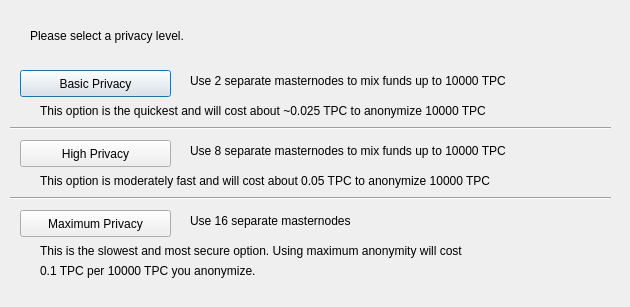
<?xml version="1.0" encoding="UTF-8"?>
<ui version="4.0">
 <class>ObfuscationConfig</class>
 <widget class="QDialog" name="ObfuscationConfig">
  <property name="geometry">
   <rect>
    <x>0</x>
    <y>0</y>
    <width>630</width>
    <height>307</height>
   </rect>
  </property>
  <property name="windowTitle">
   <string>Configure Obfuscation</string>
  </property>
  <widget class="QPushButton" name="buttonBasic">
   <property name="geometry">
    <rect>
     <x>20</x>
     <y>70</y>
     <width>151</width>
     <height>27</height>
    </rect>
   </property>
   <property name="text">
    <string>Basic Privacy</string>
   </property>
  </widget>
  <widget class="QPushButton" name="buttonHigh">
   <property name="geometry">
    <rect>
     <x>20</x>
     <y>140</y>
     <width>151</width>
     <height>27</height>
    </rect>
   </property>
   <property name="text">
    <string>High Privacy</string>
   </property>
  </widget>
  <widget class="QPushButton" name="buttonMax">
   <property name="geometry">
    <rect>
     <x>20</x>
     <y>210</y>
     <width>151</width>
     <height>27</height>
    </rect>
   </property>
   <property name="text">
    <string>Maximum Privacy</string>
   </property>
  </widget>
  <widget class="QLabel" name="label">
   <property name="geometry">
    <rect>
     <x>30</x>
     <y>20</y>
     <width>571</width>
     <height>31</height>
    </rect>
   </property>
   <property name="text">
    <string>Please select a privacy level.</string>
   </property>
  </widget>
  <widget class="QLabel" name="label_2">
   <property name="geometry">
    <rect>
     <x>190</x>
     <y>70</y>
     <width>421</width>
     <height>21</height>
    </rect>
   </property>
   <property name="text">
    <string>Use 2 separate masternodes to mix funds up to 10000 TPC</string>
   </property>
  </widget>
  <widget class="QLabel" name="label_3">
   <property name="geometry">
    <rect>
     <x>190</x>
     <y>140</y>
     <width>411</width>
     <height>21</height>
    </rect>
   </property>
   <property name="text">
    <string>Use 8 separate masternodes to mix funds up to 10000 TPC</string>
   </property>
  </widget>
  <widget class="QLabel" name="label_4">
   <property name="geometry">
    <rect>
     <x>190</x>
     <y>210</y>
     <width>421</width>
     <height>21</height>
    </rect>
   </property>
   <property name="text">
    <string>Use 16 separate masternodes</string>
   </property>
  </widget>
  <widget class="QLabel" name="label_6">
   <property name="geometry">
    <rect>
     <x>40</x>
     <y>100</y>
     <width>561</width>
     <height>21</height>
    </rect>
   </property>
   <property name="text">
    <string>This option is the quickest and will cost about ~0.025 TPC to anonymize 10000 TPC</string>
   </property>
  </widget>
  <widget class="QLabel" name="label_7">
   <property name="geometry">
    <rect>
     <x>40</x>
     <y>170</y>
     <width>561</width>
     <height>21</height>
    </rect>
   </property>
   <property name="text">
    <string>This option is moderately fast and will cost about 0.05 TPC to anonymize 10000 TPC</string>
   </property>
  </widget>
  <widget class="QLabel" name="label_8">
   <property name="geometry">
    <rect>
     <x>40</x>
     <y>240</y>
     <width>561</width>
     <height>21</height>
    </rect>
   </property>
   <property name="text">
    <string>This is the slowest and most secure option. Using maximum anonymity will cost</string>
   </property>
  </widget>
  <widget class="QLabel" name="label_9">
   <property name="geometry">
    <rect>
     <x>40</x>
     <y>260</y>
     <width>561</width>
     <height>21</height>
    </rect>
   </property>
   <property name="text">
    <string>0.1 TPC per 10000 TPC you anonymize.</string>
   </property>
  </widget>
  <widget class="Line" name="line">
   <property name="geometry">
    <rect>
     <x>10</x>
     <y>120</y>
     <width>601</width>
     <height>16</height>
    </rect>
   </property>
   <property name="orientation">
    <enum>Qt::Horizontal</enum>
   </property>
  </widget>
  <widget class="Line" name="line_2">
   <property name="geometry">
    <rect>
     <x>10</x>
     <y>190</y>
     <width>601</width>
     <height>16</height>
    </rect>
   </property>
   <property name="orientation">
    <enum>Qt::Horizontal</enum>
   </property>
  </widget>
 </widget>
 <resources/>
 <connections/>
</ui>
